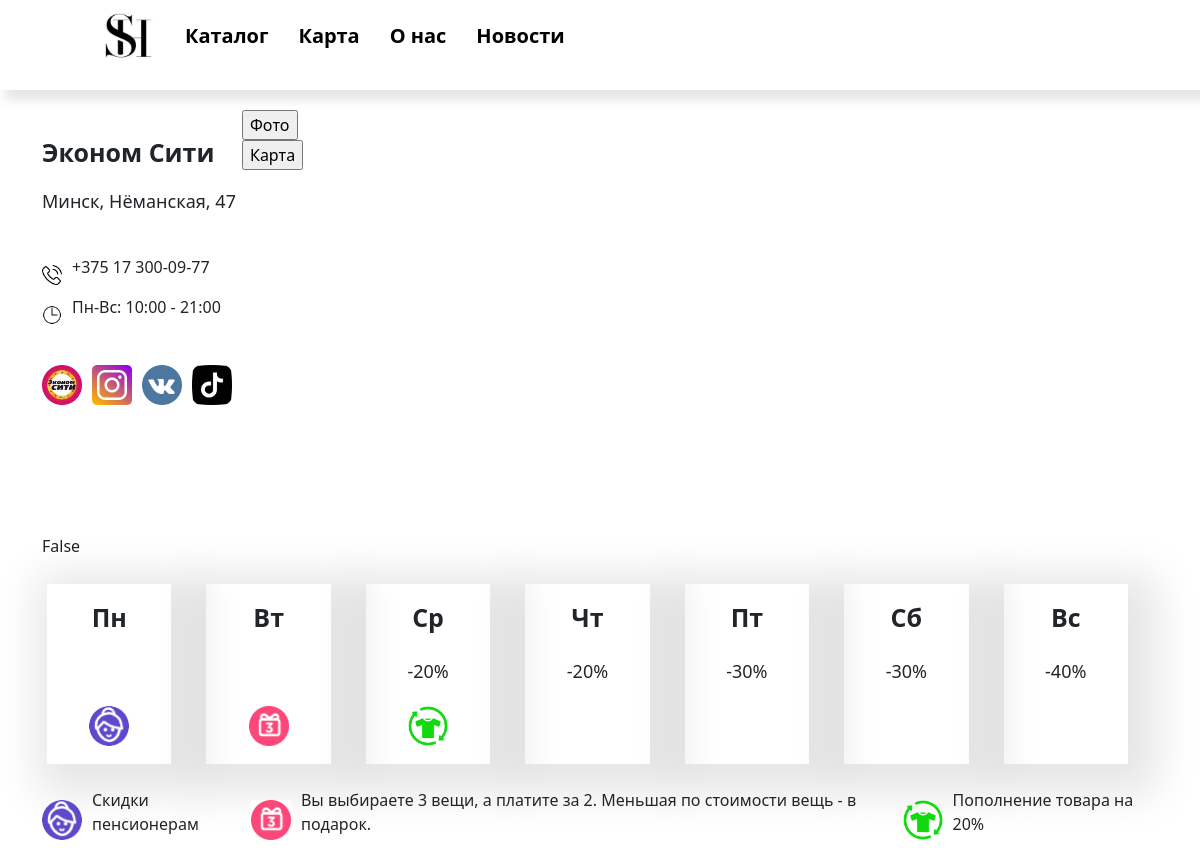
The page /store/48 on the database its author committed.
### main/models.py (models this page shows, shortened)
class Stores(models.Model):  # магазины
    name_store = models.CharField(max_length=50)  # имя магазина
    country = models.CharField(max_length=50, blank=True)  # страна
    city = models.CharField(max_length=50)  # город
    address = models.CharField(max_length=50)  # адрес
    number_phone = models.CharField(max_length=17)  # номер телефона магазина
    number_stars = models.IntegerField(null=True, blank=True)  # количество звезд оставленных подьзователями
    rating = models.FloatField(null=True, blank=True)
    size = models.CharField(max_length=1, null=True, blank=True)
    store_network = models.ForeignKey(StoreNetwork, on_delete=models.CASCADE, null=True, blank=True)  # id сети магазинов которой он принадлежит
    open_hours = models.ForeignKey(OpenHours, on_delete=models.CASCADE, null=True, blank=True)  # id времени работы
    promotion_days = models.ForeignKey(PromotionDays, on_delete=models.CASCADE, null=True, blank=True)  # id скидок
    img = models.ForeignKey(Gallery, on_delete=models.PROTECT, null=True, blank=True)
    latitude = models.FloatField(null=True, blank=True)
    longitude = models.FloatField(null=True, blank=True)
    link_shop = models.URLField(null=True, blank=True)

class StoreNetwork(models.Model):  # сети магазинов
    name_network = models.CharField(max_length=50)  # название сети магазинов
    discount_card = models.CharField(max_length=50)  # дисконтная карта
    description = models.TextField()  # описание
    image = models.ForeignKey(Gallery, on_delete=models.CASCADE, null=True, blank=True)
    link_home_page = models.URLField(null=True, blank=True)  # website
    inst = models.URLField(null=True, blank=True)
    vk = models.URLField(null=True, blank=True)
    tik_tok = models.URLField(null=True, blank=True)
    classmates = models.URLField(null=True, blank=True)

class Gallery(models.Model):
    image = models.FileField(upload_to='shop_gallery')

class PromotionsRegister(models.Model):  # все возможные акции и их процентное соотношение
    promotion_name = models.CharField(max_length=50)
    store_network = models.CharField(max_length=50, null=True, blank=True)
    value = models.CharField(max_length=50, null=True, blank=True)
    general_promotions = models.CharField(max_length=50, null=True, blank=True)  # УБРАТЬ blank=True, пересмотреть on_delete=models.CASCADE
    decoding = models.TextField(null=True, blank=True)
    gallery = models.ForeignKey(Gallery, on_delete=models.CASCADE, null=True, blank=True)
    discount_type = models.CharField(max_length=50, null=True, blank=True)

### main/views.py (the view)
# urls.py: path('store/<int:pk>', views.Store.as_view(), name='store'),
class Store(DetailView):
    model = Stores
    template_name = 'main/store.html'
    context_object_name = 'stor'
    def get_queryset(self):
        queryset = super().get_queryset()
        return queryset.filter(id=self.kwargs['pk'])
    def get_context_data(self, **kwargs):
        context = super().get_context_data(**kwargs)
        shop = context['stor']
        context['store'] = StoreViewItem(shop.id, shop.name_store, shop.country, shop.city, shop.address, shop.number_phone,
                                         shop.number_stars, shop.rating, shop.size, shop.store_network, shop.open_hours,
                                         shop.promotion_days, shop.img, shop.latitude, shop.longitude, shop.link_shop)
        context['isPhotoButtonClicked'] = False
        context['today']: StoreViewItem.list_week[datetime.weekday(date.today())]
        context['data'] = json.dumps(
            [
                {
                    'name': context['store'].name_store,
                    'address': context['store'].address,
                    'phone': context['store'].number_phone,
                    'time_work': context['store'].opening_hours_today_text,
                    'lat': context['store'].latitude,
                    'lon': context['store'].longitude,
                }
            ]
        )
        return context

### main/db_interaction_handler.py (called while the page is built)
    def get_sale_id(self, id_sale):
        return PromotionsRegister.objects.get(id=id_sale)

### main/shop_introduction.py (called while the page is built)
    def get_todays_open_hours(self):
        for day in self.list_open_hours:
            if date.today() == day[0].date():
                start_str = datetime.strptime(str(day[0].time()), "%H:%M:%S").strftime("%H:%M")
                finish_str = datetime.strptime(str(day[1].time()), "%H:%M:%S").strftime("%H:%M")
                return start_str + ' - ' + finish_str
        return 'Выходной'

    def get_time_str(self, day, first_day=str(), second_day=str()):
        start_str = datetime.strptime(str(day[0].time()), "%H:%M:%S").strftime("%H:%M")
        finish_str = datetime.strptime(str(day[1].time()), "%H:%M:%S").strftime("%H:%M")
        time_str = start_str + ' - ' + finish_str
        if first_day != str() and second_day == str():
            forma = first_day + ': ' + time_str
        elif first_day != str() and second_day != str():
            forma = first_day + '-' + second_day + ': ' + time_str
        else:
            return None
        return forma

    def get_promotion_list_by_id(self):
        list_temp = list()
        for i in range(len(self.list_promotion)):  # проходим по списку с id скидок
            list_promotion = list()
            if self.list_promotion[i]:
                list_id_promotion = self.list_promotion[i].split('*')  # разбили склеиный элемент и поместили в отдельный список
                for j in list_id_promotion:
                    promotion = self.db.get_sale_id(int(j))
                    list_promotion.append(promotion)
            list_temp.append(list_promotion)
        return list_temp

    def converted_to_dict(self, list_promotion_days):
        dict_catalog_prom_days = dict()
        for i in range(len(self.list_week)):
            list_temp_sales = list()
            list_temp_discounts = list()
            for prom in list_promotion_days[i]:
                if prom.discount_type == 'скидка':
                    list_temp_sales.append(prom)
                elif prom.discount_type == 'акция':
                    list_temp_discounts.append(prom)
                    if prom not in self.list_unique_discount:
                        self.list_unique_discount.append(prom)
            dict_catalog_prom_days[i] = [self.list_week[i], list_temp_sales, list_temp_discounts]
        return dict_catalog_prom_days

### main/templates/main/store.html (shortened to what this page needs)
{% extends 'main/base.html' %}
{% load static %}
{% block links %}
    <link rel="stylesheet" href="{% static 'css/store.css' %}">
{% endblock %}
{% block content %}
<div class="container">
    <div class="container__information__and__image">
        <div class="store__information">
            <br>
            <p class="name__shop">{{ store.name_store }}</p>
            <p class="address__shop">{{ store.city }}, {{ store.address }}</p>
            <br>
            <div class="open__hours">
                <img src="{% static 'img/phone.png' %}" class="image__open__hours">
                <p class="">{{ store.number_phone }}</p>
            </div>
            <div class="">
                {% for inf in store.list_days_open_hours %}
                    <div class="open__hours">
                        <img src="{% static 'img/time.png' %}" class="image__open__hours">
                        <p class="open__hours">{{ inf }}</p>
                    </div>
                {% endfor %}
            </div>
            <div class="soc-network-img">
                <div class="img__soc__network">
                    <a href="{{ store.link }}">
                    <img src="{{ store.store_network.image.image.url }}" height="40" width="40"></a>
                </div>
                {% for link in store.list_links %}
                    <div class="img__soc__network">
                        <a href="{{ link.0 }}">
                            <img src="{% static link.1 %}" width="40" height="40"></a>
                    </div>
                {% endfor %}
            </div>
        </div>
        <div>
            <input type="submit" id="photoButton" class="btn__photo" value="Фото" name="photo_or_map">
            <input type="button" id="mapButton" class="btn__map" value="Карта" name="photo_or_map">
        </div>
        <div class="store__image">
            <div class="container__img">
                    <div class="img__and__map">
                        {% if isPhotoButtonClicked %}
                            <div class="image">
                                <img src="{{ store.img.image.url }}" alt="Snow" style="width:100%">
                            </div>
                        {% else %}
                            <div class="image">
                                <div class="map-shop" id="map"></div>
                            </div>
                        {% endif %}
                    </div>
            </div>
        </div>
    </div><br>
    <div class="prob1">
        <div class="prob2">
            {% if isPhotoButtonClicked %}
                <p>{{ isPhotoButtonClicked }}</p>
            {% else %}
                <p>{{ isPhotoButtonClicked }}</p>
            {% endif %}
        </div>
    </div>
    <div class="container__promotions">
        {% for key, value in store.dict_catalog_prom_days.items %}
            <div class="cont-day">
                {% if key == today %}
                    <div class="container__day">
                        <div class="day">
                            <p style="red">{{ value.0 }}</p>
                        </div>
                    </div>
                {% else %}
                    <div class="container__day">
                        <div class="day">
                            <p>{{ value.0 }}</p>
                        </div>
                    </div>
                {% endif %}
                {% if value.1.0 %}
                    <div class="container__day">
                        <p class="discount">{{ value.1.0.general_promotions }}</p>
                    </div>
                {% else %}
                    <div class="container__day">
                        <p class="discount">&nbsp;</p>
                    </div>
                {% endif %}
                {% if value.2 %}
                    {% for prom in value.2 %}
                        {% if prom.gallery.image %}
                            <div class="photo" data-title="{{ prom.general_promotions }}">
                                <img src="{{ prom.gallery.image.url }}" width="40" height="40">
                            </div>
                        {% endif %}
                    {% endfor %}
                {% endif %}
            </div>
        {% endfor %}
    </div>
    <br>
    <div class="container__discount__description">
        {% for img in store.list_unique_discount %}
            <div class="discount__information">
                <img src="{{ img.gallery.image.url }}" width="40" height="40">
                <p class="discount__description">{{ img.decoding }}</p>
            </div>
        {% endfor %}
    </div>
</div>
{% endblock %}

### main/static/css/store.css (style rules this page uses)
.image { width: 100%; }
.map-shop { width: 600px; height: 400px; }
.img__soc__network { margin-right: 10px; }
.soc-network-img { padding-top: 30px; display: flex; }
.cont-day { box-shadow: 10px 10px 40px 20px #0000001A; width: 150px; height: 180px; text-align: center; margin-left: 5px; margin-right: 30px; padding-top: 10px; }
.photo { padding-top: 5px; display: inline-block; position: relative; }
.day { font-size: 25px; font-weight: 700; }
.discount { font-size: 18px; }
.container__promotions { padding-top: 10px; display: flex; justify-content: center; }
.discount__information { display: flex; align-items: center; }
.discount__description { margin-left: 10px; }
.store__image { margin-left: 300px; }
.container__information__and__image { display: flex; padding-top: 20px; }
.container__img { position: relative; width: 100%; max-width: 600px; }
.container__img { width: 100%; height: auto; }
.open__hours { display: flex; align-items: center; }
.image__open__hours { height: 20px; width: 20px; margin-right: 10px; }
.name__shop { font-weight: 600; font-size: 25px; }
.address__shop { font-weight: 400; font-size: 18px; }
.container__day { padding-top: 5px; }
.container__discount__description { display: flex; margin-bottom: 30px; }

### rows shown on the page
Stores: name_store "Эконом Сити", city "Минск", address "Нёманская, 47", number_phone "+375 17 300-09-77"
StoreNetwork: store_network.image.image (picture)
PromotionsRegister: gallery.image (picture), decoding "Скидки пенсионерам"
PromotionsRegister: gallery.image (picture), decoding "Вы выбираете 3 вещи, а платите за 2. Меньшая по стоимости вещь - в подарок."
PromotionsRegister: general_promotions "-20%" "-20%"
PromotionsRegister: gallery.image (picture), decoding "Пополнение товара на 20%"
PromotionsRegister: general_promotions "-30%" "-30%"
PromotionsRegister: general_promotions "-40%"

### other values the page prints
{{ inf }} "Пн-Вс: 10:00 - 21:00"
{{ isPhotoButtonClicked }} "False"
{{ value.0 }} "Пн" "Вт" "Ср" "Чт" "Пт" "Сб" "Вс"
